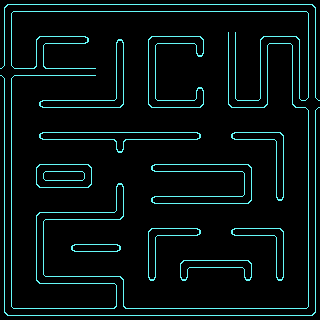

This game map was drawn from its Tiled (.tmx) file and the tilesets committed beside it. A one-line description and the trimmed map source follow:
An orthogonal 20x20 tile map with 16x16 px tiles, 1 tile layer (walls) and 5 objects.

<map version="1.0" orientation="orthogonal" renderorder="right-down" width="20" height="20" tilewidth="16" tileheight="16" nextobjectid="30">
 <tileset firstgid="1" name="walls" tilewidth="16" tileheight="16" tilecount="18" columns="18">
  <image source="Walls.bmp" trans="ffffff" width="288" height="16" />
 </tileset>
 <layer name="walls" width="20" height="20">
  <data>[400 cells, 212 non-empty, 13 distinct tile ids]</data>
 </layer>
 <objectgroup name="playerstartpos">
  <object id="29" x="16" y="288" width="16" height="16" />
 </objectgroup>
 <objectgroup name="ghoststartpos">
  <object id="23" x="160" y="48" width="16" height="16" />
  <object id="24" x="160" y="80" width="16" />
  <object id="25" x="176" y="48" width="16" height="16" />
  <object id="26" x="176" y="80" width="16" height="16" />
 </objectgroup>
</map>
